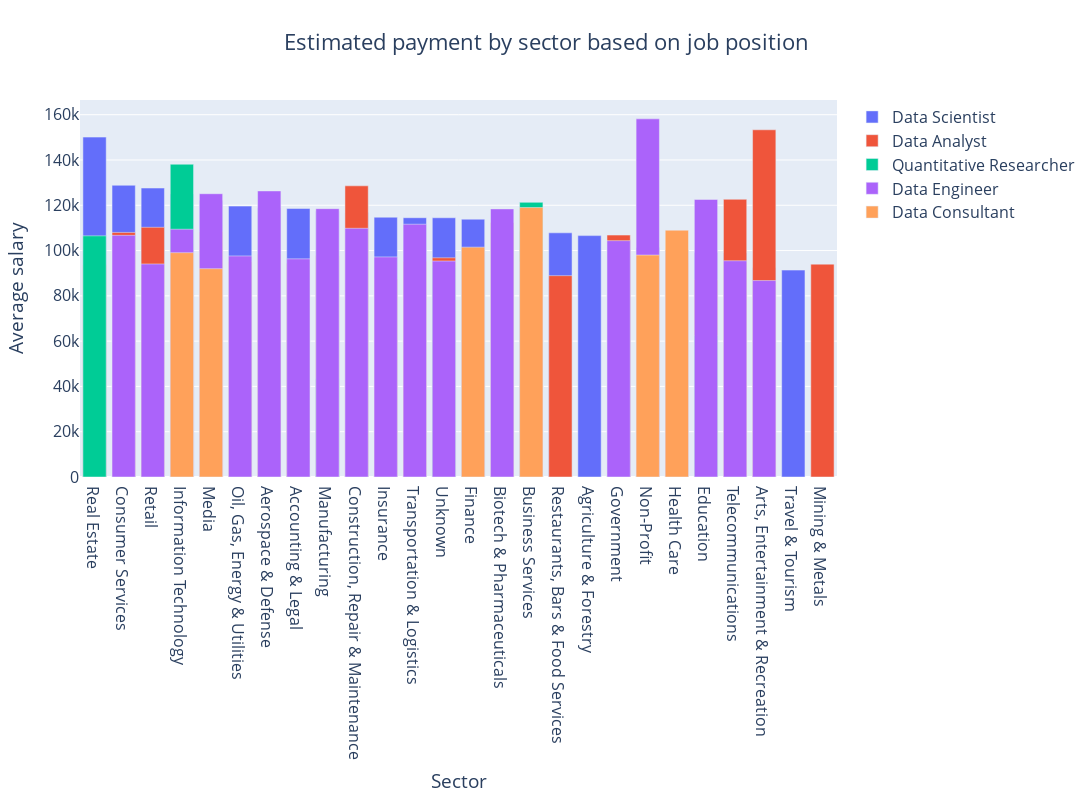

The cell this chart's notebook holds for it:
### Markdown cell above
### Which industry pays most?

### Code cell
fig_paybysector = go.Figure(layout={
        'barmode': 'overlay'})

for index, job in enumerate(df["Compare Title"].unique()):
    industrypay = df[df["Compare Title"] == job].groupby(by = ["Sector", "Compare Title"]).average_salary.mean().sort_values(ascending = False).round(2).reset_index()
    #print(industrypay.columns)
    fig_paybysector.add_trace(go.Bar(x=industrypay["Sector"], y = industrypay["average_salary"], name=job))

fig_paybysector.update_layout(font_size = 16, height = 800, width = 1500, title = "Estimated payment by sector based on job position", 
                   title_x = 0.5, xaxis=dict(title='Sector'), yaxis=dict(title='Average salary'))
    
fig_paybysector.show()
fig_paybysector.show(renderer = "browser")

### Figure 1 — Plotly figure (JSON) as saved in the notebook; plotly's stock layout.template omitted (floating-point values rounded to 4 significant figures)
{"data": [{"name": "Data Scientist", "type": "bar", "x": ["Real Estate", "Consumer Services", "Retail", "Information Technology", "Media", "Oil, Gas, Energy & Utilities", "Aerospace & Defense", "Accounting & Legal", "Manufacturing", "Construction, Repair & Maintenance", "Insurance", "Transportation & Logistics", "Unknown", "Finance", "Biotech & Pharmaceuticals", "Business Services", "Restaurants, Bars & Food Services", "Agriculture & Forestry", "Government", "Non-Profit", "Health Care", "Education", "Telecommunications", "Arts, Entertainment & Recreation", "Travel & Tourism"], "y": [150100, 128800.0, 127600.0, 124900.0, 122100.0, 119600.0, 118900.0, 118560, 117400.0, 116900.0, 114700.0, 114500, 114500.0, 113900.0, 109000.0, 108300.0, 107800.0, 106600, 104800.0, 101400.0, 100200.0, 99150.0, 98900, 92400, 91375]}, {"name": "Data Analyst", "type": "bar", "x": ["Arts, Entertainment & Recreation", "Construction, Repair & Maintenance", "Telecommunications", "Biotech & Pharmaceuticals", "Retail", "Media", "Consumer Services", "Government", "Information Technology", "Business Services", "Aerospace & Defense", "Manufacturing", "Unknown", "Transportation & Logistics", "Oil, Gas, Energy & Utilities", "Finance", "Health Care", "Accounting & Legal", "Non-Profit", "Mining & Metals", "Real Estate", "Restaurants, Bars & Food Services", "Insurance", "Education"], "y": [153300.0, 128600.0, 122600.0, 112300.0, 110300.0, 108400.0, 108000, 106800.0, 105300.0, 100900.0, 98580.0, 97700.0, 96800.0, 95330.0, 95180.0, 95160.0, 94560.0, 94250, 94100, 94000, 93700, 88920.0, 87280.0, 87150.0]}, {"name": "Quantitative Researcher", "type": "bar", "x": ["Information Technology", "Business Services", "Real Estate", "Finance", "Unknown", "Education", "Manufacturing"], "y": [138125, 121300, 106500, 98640.0, 92580.0, 62500, 43500]}, {"name": "Data Engineer", "type": "bar", "x": ["Non-Profit", "Aerospace & Defense", "Media", "Education", "Manufacturing", "Biotech & Pharmaceuticals", "Transportation & Logistics", "Construction, Repair & Maintenance", "Information Technology", "Consumer Services", "Government", "Finance", "Health Care", "Oil, Gas, Energy & Utilities", "Insurance", "Accounting & Legal", "Telecommunications", "Unknown", "Business Services", "Retail", "Arts, Entertainment & Recreation"], "y": [158200.0, 126300.0, 125100, 122600.0, 118500, 118400, 111625, 109800.0, 109400.0, 106700.0, 104375, 99350.0, 99060.0, 97625, 97200.0, 96340.0, 95500, 95380.0, 94900.0, 94080.0, 86750]}, {"name": "Data Consultant", "type": "bar", "x": ["Business Services", "Health Care", "Finance", "Information Technology", "Non-Profit", "Media"], "y": [119000, 109000, 101500, 99060.0, 98000, 92000]}], "layout": {"barmode": "overlay", "font": {"size": 16}, "height": 800, "title": {"text": "Estimated payment by sector based on job position", "x": 0.5}, "width": 1500, "xaxis": {"autorange": true, "range": [-0.5, 25.5], "title": {"text": "Sector"}, "type": "category"}, "yaxis": {"autorange": true, "range": [0, 166500.0], "title": {"text": "Average salary"}, "type": "linear"}}}
